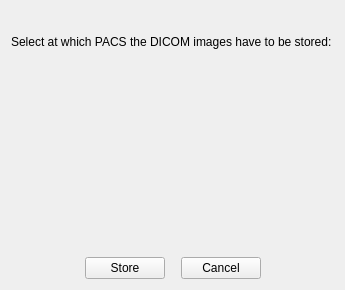
<?xml version="1.0" encoding="UTF-8"?>
<ui version="4.0">
 <class>QWidgetSelectPacsToStoreDicomImageBase</class>
 <widget class="QWidget" name="QWidgetSelectPacsToStoreDicomImageBase">
  <property name="windowModality">
   <enum>Qt::ApplicationModal</enum>
  </property>
  <property name="geometry">
   <rect>
    <x>0</x>
    <y>0</y>
    <width>345</width>
    <height>290</height>
   </rect>
  </property>
  <property name="windowTitle">
   <string>Select Pacs to store DICOM Image</string>
  </property>
  <layout class="QVBoxLayout" name="verticalLayout">
   <item>
    <widget class="QLabel" name="label">
     <property name="text">
      <string>Select at which PACS the DICOM images have to be stored:</string>
     </property>
     <property name="wordWrap">
      <bool>true</bool>
     </property>
    </widget>
   </item>
   <item>
    <spacer name="verticalSpacer">
     <property name="orientation">
      <enum>Qt::Vertical</enum>
     </property>
     <property name="sizeType">
      <enum>QSizePolicy::Fixed</enum>
     </property>
     <property name="sizeHint" stdset="0">
      <size>
       <width>20</width>
       <height>10</height>
      </size>
     </property>
    </spacer>
   </item>
   <item>
    <widget class="udg::QPacsList" name="m_pacsNodeList" native="true">
     <property name="sizePolicy">
      <sizepolicy hsizetype="Preferred" vsizetype="Preferred">
       <horstretch>0</horstretch>
       <verstretch>0</verstretch>
      </sizepolicy>
     </property>
     <property name="minimumSize">
      <size>
       <width>150</width>
       <height>150</height>
      </size>
     </property>
    </widget>
   </item>
   <item>
    <spacer name="verticalSpacer_2">
     <property name="orientation">
      <enum>Qt::Vertical</enum>
     </property>
     <property name="sizeType">
      <enum>QSizePolicy::Fixed</enum>
     </property>
     <property name="sizeHint" stdset="0">
      <size>
       <width>20</width>
       <height>13</height>
      </size>
     </property>
    </spacer>
   </item>
   <item>
    <layout class="QHBoxLayout" name="horizontalLayout">
     <item>
      <spacer name="horizontalSpacer_2">
       <property name="orientation">
        <enum>Qt::Horizontal</enum>
       </property>
       <property name="sizeHint" stdset="0">
        <size>
         <width>40</width>
         <height>20</height>
        </size>
       </property>
      </spacer>
     </item>
     <item>
      <widget class="QPushButton" name="m_storeButton">
       <property name="text">
        <string>Store</string>
       </property>
      </widget>
     </item>
     <item>
      <spacer name="horizontalSpacer">
       <property name="orientation">
        <enum>Qt::Horizontal</enum>
       </property>
       <property name="sizeType">
        <enum>QSizePolicy::Fixed</enum>
       </property>
       <property name="sizeHint" stdset="0">
        <size>
         <width>10</width>
         <height>20</height>
        </size>
       </property>
      </spacer>
     </item>
     <item>
      <widget class="QPushButton" name="m_cancelButton">
       <property name="text">
        <string>Cancel</string>
       </property>
      </widget>
     </item>
     <item>
      <spacer name="horizontalSpacer_3">
       <property name="orientation">
        <enum>Qt::Horizontal</enum>
       </property>
       <property name="sizeHint" stdset="0">
        <size>
         <width>40</width>
         <height>20</height>
        </size>
       </property>
      </spacer>
     </item>
    </layout>
   </item>
  </layout>
 </widget>
 <customwidgets>
  <customwidget>
   <class>udg::QPacsList</class>
   <extends>QWidget</extends>
   <header>qpacslist.h</header>
   <container>1</container>
  </customwidget>
 </customwidgets>
 <resources/>
 <connections/>
</ui>
